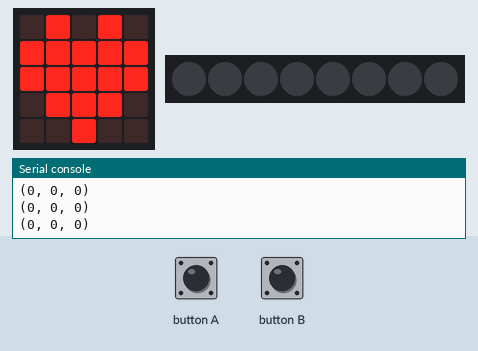
This program was run on a simulated BBC micro:bit running MicroPython. Shown: the board's 5×5 LED display, 8 RGB LEDs in strip order, left to right, the last lines printed to the serial console. The inputs (shaded band) are chosen by the test bench.

Above: at 2.2 s.
2.3 s: button A pressed for 0.15 s
At 3.6 s:
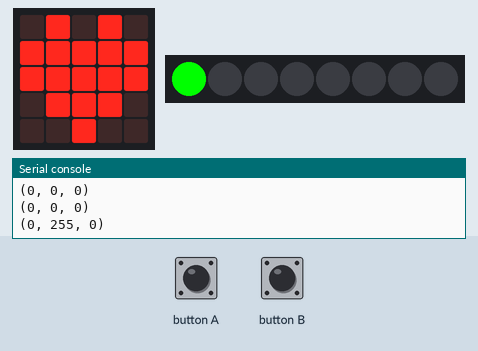
8.4 s: button A pressed for 3.2 s
At 8.4 s:
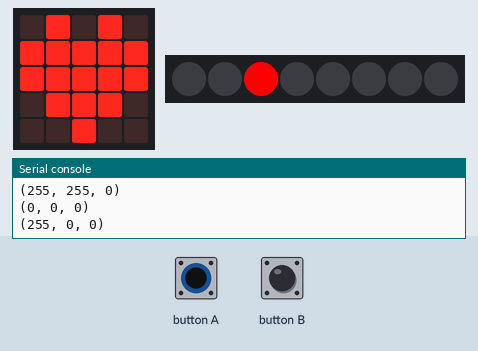
At 15.4 s:
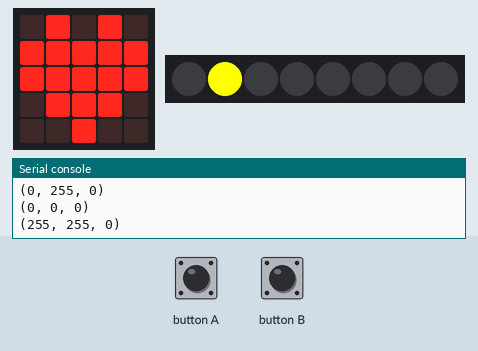
Timing chart, 0 to 20.6 s (numbered marks = the images above; inputs shaded):
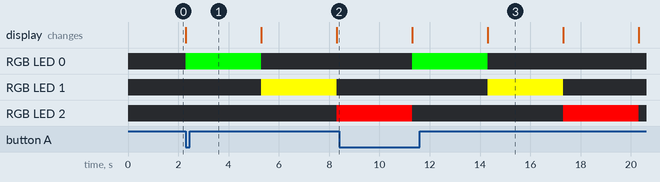

The program:

main.py
```python
"""
Created by: sophie
Created on: oct 2023
This module is a Micro:bit MicroPython program does traffic light
"""

from microbit import *
import neopixel

# variables
neopixel_strip = neopixel.NeoPixel(pin16, 8)

display.clear
display.show(Image.HEART)
sleep(1000)

while True:
    neopixel_strip[0] = (0, 0, 0)
    neopixel_strip[1] = (0, 0, 0)
    neopixel_strip[2] = (0, 0, 0)
    print(neopixel_strip[0])
    print(neopixel_strip[1])
    print(neopixel_strip[2])
    neopixel_strip.show()

    if button_a.is_pressed():
        neopixel_strip[0] = (0, 255, 0)
        print(neopixel_strip[0])
        neopixel_strip.show()
        sleep(3000)
        neopixel_strip[0] = (0, 0, 0)
        neopixel_strip[1] = (255, 255, 0)
        print(neopixel_strip[0])
        print(neopixel_strip[1])
        neopixel_strip.show()
        sleep(3000)
        neopixel_strip[1] = (0, 0, 0)
        neopixel_strip[2] = (255, 0, 0)
        print(neopixel_strip[1])
        print(neopixel_strip[2])
        neopixel_strip.show()
        sleep(3000)
        neopixel_strip[2] = (0, 0, 0)
        print(neopixel_strip[2])
        neopixel_strip.show()
```

Measured:
- after the input at 2.3 s, RGB LED 0: off → RGB(0, 255, 0) at once, → off 3.0 s later; RGB LED 1: off → RGB(255, 255, 0) after 3.0 s, → off 3.0 s later; RGB LED 2: off → RGB(255, 0, 0) after 6.0 s
